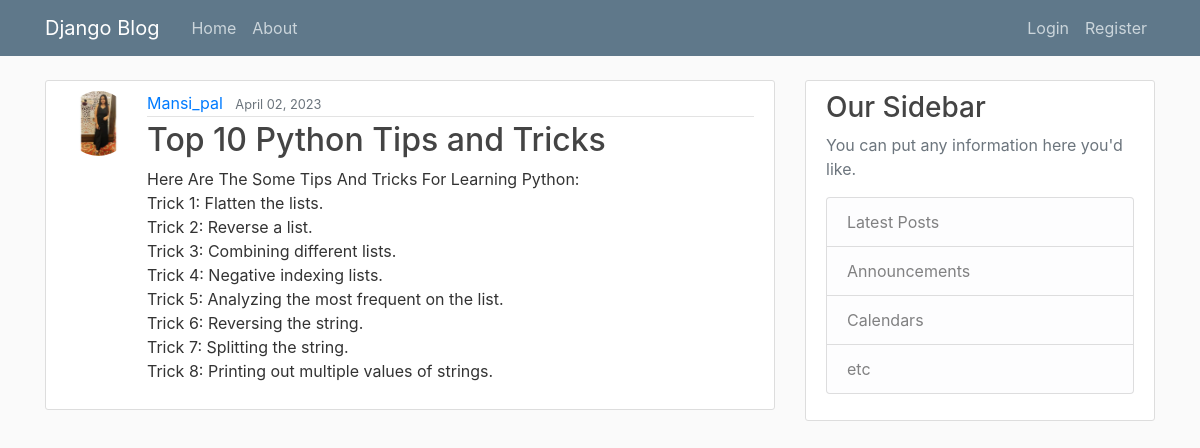
Screenshot of /post/28/ with the database file from the repository.
### blog/models.py (models this page shows, shortened)
class Post(models.Model):
    title = models.CharField(max_length=100)
    content = models.TextField()
    date_posted = models.DateTimeField(default=timezone.now)
    author = models.ForeignKey(User, on_delete=models.CASCADE)

### users/models.py (models this page shows, shortened)
class Profile(models.Model):
    user = models.OneToOneField(User, on_delete=models.CASCADE)
    image = models.ImageField(default='default.jpg', upload_to='profile_pics')

### blog/views.py (the view)
# urls.py: path('post/<int:pk>/', PostDetailView.as_view(), name='post-detail'),
class PostDetailView(DetailView):
    model = Post

### blog/templates/blog/post_detail.html (shortened to what this page needs)
{% extends "blog/base.html" %}
{% block content %}
    <article class="media content-section">
        <img class="rounded-circle article-img" src="{{ object.author.profile.image.url }}">
        <div class="media-body">
            <div class="article-metadata">
                <a class="mr-2" href="{% url 'user-posts' object.author.username %}">{{ object.author }}</a>
                <small class="text-muted">{{ object.date_posted|date:"F d, Y" }}</small>
            </div>
            <h2 class="article-title">{{ object.title }}</h2>
            <p class="article-content">{{ object.content }}</p>
        </div>
    </article>
{% endblock content %}

### blog/static/blog/main.css (style rules this page uses)
body { background: #fafafa; color: #333333; margin-top: 5rem; }
h1, h2, h3, h4, h5, h6 { color: #444444; }
.content-section { background: #ffffff; padding: 10px 20px; border: 1px solid #dddddd; border-radius: 3px; margin-bottom: 20px; }
.article-title { color: #444444; }
.article-content { white-space: pre-line; }
.article-img { height: 65px; width: 65px; margin-right: 16px; }
.article-metadata { padding-bottom: 1px; margin-bottom: 4px; border-bottom: 1px solid #e3e3e3 }

### rows the page displays
Post: author.profile.image (picture), author "Mansi_pal", date_posted "April 02, 2023", title "Top 10 Python Tips and Tricks", content "Here Are The Some Tips And Tricks For Learning Python: Trick 1: Flatten the lists. Trick 2: Reverse a list. Trick 3: Combining different lists. Trick 4: Negative indexing lists. Trick 5: Analyzing the most frequent on the list. Trick 6: Reversing the string. Trick 7: Splitting the string. Trick 8: Printing out multiple values of strings."
